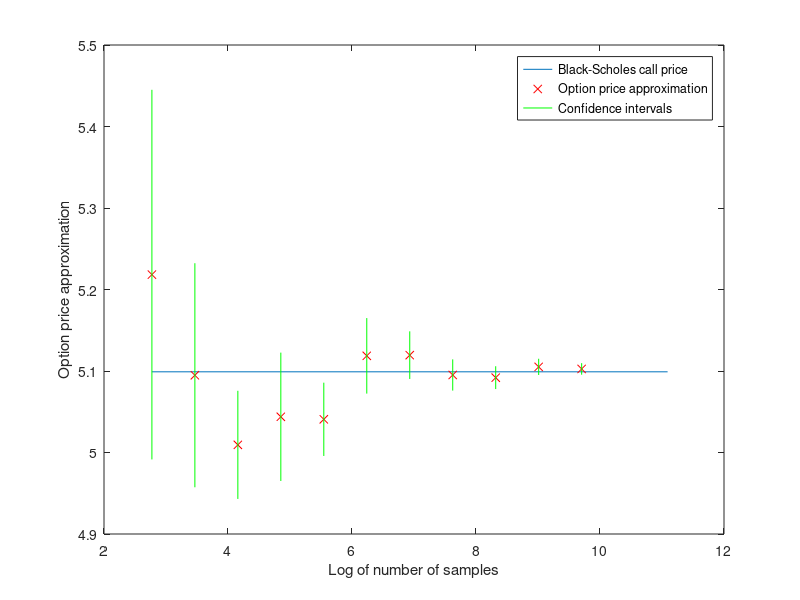

The MATLAB source for this figure:
% Antithetic sampling Monte Carlo method for calculating the call price

clf
clear

S0 = 10; E = 5; T = 1; r = 0.02; sigma = 0.25;
phi = @(x) max(x-E,0);

[call put] = blsprice(S0,E,T,r,sigma,0);
plot([log(2^4) log(2^16)],[call call])
hold on

%printf('Call price = %f\n\n',call)

for M = 2.^[5:15]/2
   for i = 1:M
      temp=randn;
      ST1 = S0*exp((r-0.5*sigma^2)*T+sigma*sqrt(T)*temp);
      ST2=S0*exp((r-0.5*sigma^2)*T+sigma*sqrt(T)*(-temp));
      V(i) = exp(-r*T)*(phi(ST1));
      U(i) = exp(-r*T)*(phi(ST2));
   end
   aM = mean((V+U)/2);
   bM = std((V+U)/2);
   confint = [aM-1.96*bM/sqrt(M) aM+1.96*bM/sqrt(M)];
   plot(log(M),aM,'xr')
   hold on
   plot([log(M) log(M)],confint,'-g')
   hold on
   %fprintf('No. of samples = %d   Option price approximation = %f\n',M,aM)
end
legend('Black-Scholes call price','Option price approximation','Confidence intervals')
xlabel('Log of number of samples')
ylabel('Option price approximation')
